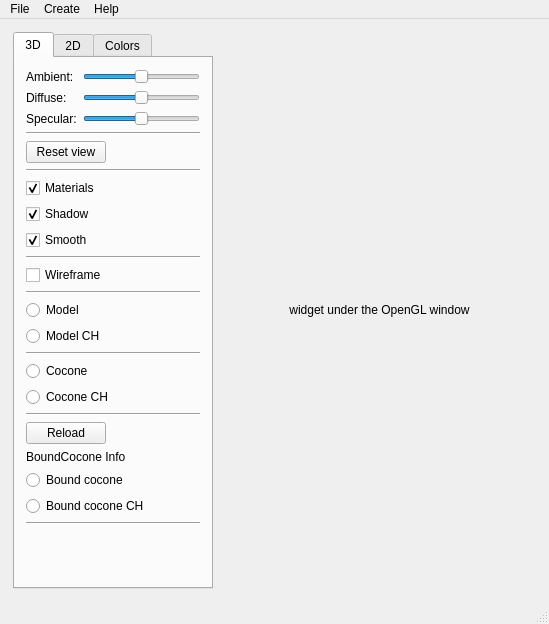
<?xml version="1.0" encoding="UTF-8"?>
<ui version="4.0">
 <class>MainWindow</class>
 <widget class="QMainWindow" name="MainWindow">
  <property name="windowModality">
   <enum>Qt::NonModal</enum>
  </property>
  <property name="geometry">
   <rect>
    <x>0</x>
    <y>0</y>
    <width>549</width>
    <height>624</height>
   </rect>
  </property>
  <property name="sizePolicy">
   <sizepolicy hsizetype="Fixed" vsizetype="Fixed">
    <horstretch>0</horstretch>
    <verstretch>0</verstretch>
   </sizepolicy>
  </property>
  <property name="minimumSize">
   <size>
    <width>0</width>
    <height>0</height>
   </size>
  </property>
  <widget class="QWidget" name="verticalLayoutWidget">
   <property name="sizePolicy">
    <sizepolicy hsizetype="Preferred" vsizetype="Preferred">
     <horstretch>0</horstretch>
     <verstretch>0</verstretch>
    </sizepolicy>
   </property>
   <property name="layoutDirection">
    <enum>Qt::LeftToRight</enum>
   </property>
   <layout class="QHBoxLayout" name="horizontalLayout_4">
    <item>
     <layout class="QVBoxLayout" name="verticalLayout">
      <property name="spacing">
       <number>0</number>
      </property>
      <property name="leftMargin">
       <number>2</number>
      </property>
      <property name="topMargin">
       <number>2</number>
      </property>
      <property name="rightMargin">
       <number>2</number>
      </property>
      <property name="bottomMargin">
       <number>2</number>
      </property>
      <item>
       <widget class="QWidget" name="widget" native="true">
        <property name="sizePolicy">
         <sizepolicy hsizetype="Expanding" vsizetype="Expanding">
          <horstretch>0</horstretch>
          <verstretch>0</verstretch>
         </sizepolicy>
        </property>
        <property name="minimumSize">
         <size>
          <width>200</width>
          <height>0</height>
         </size>
        </property>
        <property name="maximumSize">
         <size>
          <width>200</width>
          <height>16777215</height>
         </size>
        </property>
        <layout class="QHBoxLayout" name="horizontalLayout_3">
         <property name="spacing">
          <number>0</number>
         </property>
         <property name="leftMargin">
          <number>0</number>
         </property>
         <property name="topMargin">
          <number>0</number>
         </property>
         <property name="rightMargin">
          <number>0</number>
         </property>
         <property name="bottomMargin">
          <number>0</number>
         </property>
         <item>
          <widget class="QTabWidget" name="tabWidget">
           <property name="currentIndex">
            <number>0</number>
           </property>
           <widget class="QWidget" name="tab3D">
            <attribute name="title">
             <string>3D</string>
            </attribute>
            <layout class="QVBoxLayout" name="verticalLayout_3">
             <item>
              <layout class="QVBoxLayout" name="verticalLayout_2">
               <property name="spacing">
                <number>6</number>
               </property>
               <property name="sizeConstraint">
                <enum>QLayout::SetMaximumSize</enum>
               </property>
               <item>
                <layout class="QFormLayout" name="formLayout">
                 <property name="sizeConstraint">
                  <enum>QLayout::SetNoConstraint</enum>
                 </property>
                 <item row="1" column="0">
                  <widget class="QLabel" name="label_Ambient">
                   <property name="text">
                    <string>Ambient:</string>
                   </property>
                  </widget>
                 </item>
                 <item row="1" column="1">
                  <widget class="QSlider" name="Slider_Ambient">
                   <property name="maximum">
                    <number>2000</number>
                   </property>
                   <property name="value">
                    <number>1000</number>
                   </property>
                   <property name="orientation">
                    <enum>Qt::Horizontal</enum>
                   </property>
                  </widget>
                 </item>
                 <item row="2" column="0">
                  <widget class="QLabel" name="Label_Diffuse">
                   <property name="text">
                    <string>Diffuse:</string>
                   </property>
                  </widget>
                 </item>
                 <item row="2" column="1">
                  <widget class="QSlider" name="Slider_Diffuse">
                   <property name="maximum">
                    <number>2000</number>
                   </property>
                   <property name="value">
                    <number>1000</number>
                   </property>
                   <property name="orientation">
                    <enum>Qt::Horizontal</enum>
                   </property>
                  </widget>
                 </item>
                 <item row="3" column="0">
                  <widget class="QLabel" name="label_Specular">
                   <property name="text">
                    <string>Specular:</string>
                   </property>
                  </widget>
                 </item>
                 <item row="3" column="1">
                  <widget class="QSlider" name="Slider_Specular">
                   <property name="maximum">
                    <number>2000</number>
                   </property>
                   <property name="value">
                    <number>1000</number>
                   </property>
                   <property name="orientation">
                    <enum>Qt::Horizontal</enum>
                   </property>
                  </widget>
                 </item>
                </layout>
               </item>
               <item>
                <widget class="Line" name="line_2">
                 <property name="maximumSize">
                  <size>
                   <width>16777215</width>
                   <height>16777215</height>
                  </size>
                 </property>
                 <property name="orientation">
                  <enum>Qt::Horizontal</enum>
                 </property>
                </widget>
               </item>
               <item>
                <layout class="QHBoxLayout" name="horizontalLayout">
                 <item>
                  <widget class="QPushButton" name="Button_ResetView">
                   <property name="maximumSize">
                    <size>
                     <width>16777215</width>
                     <height>16777215</height>
                    </size>
                   </property>
                   <property name="text">
                    <string>Reset view</string>
                   </property>
                  </widget>
                 </item>
                 <item>
                  <spacer name="horizontalSpacer">
                   <property name="orientation">
                    <enum>Qt::Horizontal</enum>
                   </property>
                   <property name="sizeType">
                    <enum>QSizePolicy::Expanding</enum>
                   </property>
                   <property name="sizeHint" stdset="0">
                    <size>
                     <width>1</width>
                     <height>20</height>
                    </size>
                   </property>
                  </spacer>
                 </item>
                </layout>
               </item>
               <item>
                <widget class="Line" name="line_3">
                 <property name="orientation">
                  <enum>Qt::Horizontal</enum>
                 </property>
                </widget>
               </item>
               <item>
                <widget class="QCheckBox" name="checkBox_Materials">
                 <property name="text">
                  <string>Materials</string>
                 </property>
                 <property name="checked">
                  <bool>true</bool>
                 </property>
                </widget>
               </item>
               <item>
                <widget class="QCheckBox" name="checkBox_Shadow">
                 <property name="text">
                  <string>Shadow</string>
                 </property>
                 <property name="checked">
                  <bool>true</bool>
                 </property>
                </widget>
               </item>
               <item>
                <widget class="QCheckBox" name="checkBox_Smooth">
                 <property name="text">
                  <string>Smooth</string>
                 </property>
                 <property name="checked">
                  <bool>true</bool>
                 </property>
                </widget>
               </item>
               <item>
                <widget class="Line" name="line_6">
                 <property name="orientation">
                  <enum>Qt::Horizontal</enum>
                 </property>
                </widget>
               </item>
               <item>
                <widget class="QCheckBox" name="checkBox_Wireframe">
                 <property name="text">
                  <string>Wireframe</string>
                 </property>
                 <property name="checked">
                  <bool>false</bool>
                 </property>
                </widget>
               </item>
               <item>
                <widget class="Line" name="line_7">
                 <property name="orientation">
                  <enum>Qt::Horizontal</enum>
                 </property>
                </widget>
               </item>
               <item>
                <widget class="QRadioButton" name="radioButton_Model">
                 <property name="text">
                  <string>Model</string>
                 </property>
                </widget>
               </item>
               <item>
                <widget class="QRadioButton" name="radioButton_ModelConvexHull">
                 <property name="text">
                  <string>Model CH</string>
                 </property>
                </widget>
               </item>
               <item>
                <widget class="Line" name="line_10">
                 <property name="orientation">
                  <enum>Qt::Horizontal</enum>
                 </property>
                </widget>
               </item>
               <item>
                <widget class="QRadioButton" name="radioButton_Cocone">
                 <property name="text">
                  <string>Cocone</string>
                 </property>
                </widget>
               </item>
               <item>
                <widget class="QRadioButton" name="radioButton_CoconeConvexHull">
                 <property name="text">
                  <string>Cocone CH</string>
                 </property>
                </widget>
               </item>
               <item>
                <widget class="Line" name="line_11">
                 <property name="orientation">
                  <enum>Qt::Horizontal</enum>
                 </property>
                </widget>
               </item>
               <item>
                <layout class="QHBoxLayout" name="horizontalLayout_7">
                 <property name="topMargin">
                  <number>0</number>
                 </property>
                 <item>
                  <widget class="QPushButton" name="Button_LoadBoundCocone">
                   <property name="text">
                    <string>Reload</string>
                   </property>
                  </widget>
                 </item>
                 <item>
                  <spacer name="horizontalSpacer_5">
                   <property name="orientation">
                    <enum>Qt::Horizontal</enum>
                   </property>
                   <property name="sizeHint" stdset="0">
                    <size>
                     <width>40</width>
                     <height>20</height>
                    </size>
                   </property>
                  </spacer>
                 </item>
                </layout>
               </item>
               <item>
                <widget class="QLabel" name="BoundCocone_label">
                 <property name="text">
                  <string>BoundCocone Info</string>
                 </property>
                </widget>
               </item>
               <item>
                <widget class="QRadioButton" name="radioButton_BoundCocone">
                 <property name="text">
                  <string>Bound cocone</string>
                 </property>
                </widget>
               </item>
               <item>
                <widget class="QRadioButton" name="radioButton_BoundCoconeConvexHull">
                 <property name="text">
                  <string>Bound cocone CH</string>
                 </property>
                </widget>
               </item>
               <item>
                <layout class="QHBoxLayout" name="horizontalLayout_6"/>
               </item>
               <item>
                <widget class="Line" name="line">
                 <property name="orientation">
                  <enum>Qt::Horizontal</enum>
                 </property>
                </widget>
               </item>
               <item>
                <spacer name="verticalSpacer">
                 <property name="orientation">
                  <enum>Qt::Vertical</enum>
                 </property>
                 <property name="sizeType">
                  <enum>QSizePolicy::Expanding</enum>
                 </property>
                 <property name="sizeHint" stdset="0">
                  <size>
                   <width>13</width>
                   <height>13</height>
                  </size>
                 </property>
                </spacer>
               </item>
              </layout>
             </item>
            </layout>
           </widget>
           <widget class="QWidget" name="tab2D">
            <attribute name="title">
             <string>2D</string>
            </attribute>
            <layout class="QVBoxLayout" name="verticalLayout_5">
             <item>
              <widget class="QCheckBox" name="checkBox_ShowEffect">
               <property name="text">
                <string>Pencil</string>
               </property>
              </widget>
             </item>
             <item>
              <widget class="Line" name="line_5">
               <property name="orientation">
                <enum>Qt::Horizontal</enum>
               </property>
              </widget>
             </item>
             <item>
              <widget class="QCheckBox" name="checkBox_show_dft">
               <property name="text">
                <string>DFT</string>
               </property>
              </widget>
             </item>
             <item>
              <layout class="QFormLayout" name="formLayout_2">
               <item row="0" column="0">
                <widget class="QLabel" name="Label_DFT_Brightness">
                 <property name="text">
                  <string>Brightness:</string>
                 </property>
                </widget>
               </item>
               <item row="0" column="1">
                <widget class="QSlider" name="Slider_DFT_Brightness">
                 <property name="maximum">
                  <number>1000</number>
                 </property>
                 <property name="sliderPosition">
                  <number>500</number>
                 </property>
                 <property name="orientation">
                  <enum>Qt::Horizontal</enum>
                 </property>
                </widget>
               </item>
              </layout>
             </item>
             <item>
              <widget class="Line" name="line_4">
               <property name="orientation">
                <enum>Qt::Horizontal</enum>
               </property>
              </widget>
             </item>
             <item>
              <widget class="QCheckBox" name="checkBox_convex_hull_2d">
               <property name="text">
                <string>Convex hull</string>
               </property>
               <property name="checked">
                <bool>false</bool>
               </property>
              </widget>
             </item>
             <item>
              <widget class="Line" name="line_13">
               <property name="orientation">
                <enum>Qt::Horizontal</enum>
               </property>
              </widget>
             </item>
             <item>
              <widget class="QCheckBox" name="checkBox_OpticalFlow">
               <property name="text">
                <string>Optical flow</string>
               </property>
              </widget>
             </item>
             <item>
              <widget class="Line" name="line_9">
               <property name="orientation">
                <enum>Qt::Horizontal</enum>
               </property>
              </widget>
             </item>
             <item>
              <spacer name="verticalSpacer_3">
               <property name="orientation">
                <enum>Qt::Vertical</enum>
               </property>
               <property name="sizeHint" stdset="0">
                <size>
                 <width>20</width>
                 <height>350</height>
                </size>
               </property>
              </spacer>
             </item>
            </layout>
           </widget>
           <widget class="QWidget" name="tabColors">
            <attribute name="title">
             <string>Colors</string>
            </attribute>
            <layout class="QVBoxLayout" name="verticalLayout_4">
             <item>
              <layout class="QHBoxLayout" name="horizontalLayout_2">
               <item>
                <layout class="QGridLayout" name="gridLayout">
                 <item row="4" column="1">
                  <widget class="QWidget" name="widget_default_color" native="true">
                   <property name="minimumSize">
                    <size>
                     <width>20</width>
                     <height>10</height>
                    </size>
                   </property>
                   <property name="palette">
                    <palette>
                     <active>
                      <colorrole role="Base">
                       <brush brushstyle="SolidPattern">
                        <color alpha="255">
                         <red>255</red>
                         <green>255</green>
                         <blue>255</blue>
                        </color>
                       </brush>
                      </colorrole>
                      <colorrole role="Window">
                       <brush brushstyle="SolidPattern">
                        <color alpha="255">
                         <red>150</red>
                         <green>170</green>
                         <blue>150</blue>
                        </color>
                       </brush>
                      </colorrole>
                     </active>
                     <inactive>
                      <colorrole role="Base">
                       <brush brushstyle="SolidPattern">
                        <color alpha="255">
                         <red>255</red>
                         <green>255</green>
                         <blue>255</blue>
                        </color>
                       </brush>
                      </colorrole>
                      <colorrole role="Window">
                       <brush brushstyle="SolidPattern">
                        <color alpha="255">
                         <red>150</red>
                         <green>170</green>
                         <blue>150</blue>
                        </color>
                       </brush>
                      </colorrole>
                     </inactive>
                     <disabled>
                      <colorrole role="Base">
                       <brush brushstyle="SolidPattern">
                        <color alpha="255">
                         <red>150</red>
                         <green>170</green>
                         <blue>150</blue>
                        </color>
                       </brush>
                      </colorrole>
                      <colorrole role="Window">
                       <brush brushstyle="SolidPattern">
                        <color alpha="255">
                         <red>150</red>
                         <green>170</green>
                         <blue>150</blue>
                        </color>
                       </brush>
                      </colorrole>
                     </disabled>
                    </palette>
                   </property>
                   <property name="autoFillBackground">
                    <bool>true</bool>
                   </property>
                  </widget>
                 </item>
                 <item row="4" column="2">
                  <widget class="QToolButton" name="ButtonDefaultColor">
                   <property name="text">
                    <string>...</string>
                   </property>
                  </widget>
                 </item>
                 <item row="2" column="1">
                  <widget class="QWidget" name="widget_clear_color" native="true">
                   <property name="minimumSize">
                    <size>
                     <width>20</width>
                     <height>10</height>
                    </size>
                   </property>
                   <property name="palette">
                    <palette>
                     <active>
                      <colorrole role="Base">
                       <brush brushstyle="SolidPattern">
                        <color alpha="255">
                         <red>255</red>
                         <green>255</green>
                         <blue>255</blue>
                        </color>
                       </brush>
                      </colorrole>
                      <colorrole role="Window">
                       <brush brushstyle="SolidPattern">
                        <color alpha="255">
                         <red>20</red>
                         <green>50</green>
                         <blue>80</blue>
                        </color>
                       </brush>
                      </colorrole>
                     </active>
                     <inactive>
                      <colorrole role="Base">
                       <brush brushstyle="SolidPattern">
                        <color alpha="255">
                         <red>255</red>
                         <green>255</green>
                         <blue>255</blue>
                        </color>
                       </brush>
                      </colorrole>
                      <colorrole role="Window">
                       <brush brushstyle="SolidPattern">
                        <color alpha="255">
                         <red>20</red>
                         <green>50</green>
                         <blue>80</blue>
                        </color>
                       </brush>
                      </colorrole>
                     </inactive>
                     <disabled>
                      <colorrole role="Base">
                       <brush brushstyle="SolidPattern">
                        <color alpha="255">
                         <red>20</red>
                         <green>50</green>
                         <blue>80</blue>
                        </color>
                       </brush>
                      </colorrole>
                      <colorrole role="Window">
                       <brush brushstyle="SolidPattern">
                        <color alpha="255">
                         <red>20</red>
                         <green>50</green>
                         <blue>80</blue>
                        </color>
                       </brush>
                      </colorrole>
                     </disabled>
                    </palette>
                   </property>
                   <property name="autoFillBackground">
                    <bool>true</bool>
                   </property>
                  </widget>
                 </item>
                 <item row="2" column="2">
                  <widget class="QToolButton" name="ButtonBackgroundColor">
                   <property name="text">
                    <string>...</string>
                   </property>
                  </widget>
                 </item>
                 <item row="2" column="0">
                  <widget class="QLabel" name="label_3">
                   <property name="text">
                    <string>Background:</string>
                   </property>
                  </widget>
                 </item>
                 <item row="4" column="0">
                  <widget class="QLabel" name="label_2">
                   <property name="text">
                    <string>Default:</string>
                   </property>
                  </widget>
                 </item>
                 <item row="3" column="0">
                  <widget class="QLabel" name="label_wireframe_color">
                   <property name="text">
                    <string>Wireframe:</string>
                   </property>
                  </widget>
                 </item>
                 <item row="3" column="1">
                  <widget class="QWidget" name="widget_wireframe_color" native="true">
                   <property name="minimumSize">
                    <size>
                     <width>20</width>
                     <height>10</height>
                    </size>
                   </property>
                   <property name="palette">
                    <palette>
                     <active>
                      <colorrole role="Base">
                       <brush brushstyle="SolidPattern">
                        <color alpha="255">
                         <red>255</red>
                         <green>255</green>
                         <blue>255</blue>
                        </color>
                       </brush>
                      </colorrole>
                      <colorrole role="Window">
                       <brush brushstyle="SolidPattern">
                        <color alpha="255">
                         <red>255</red>
                         <green>255</green>
                         <blue>255</blue>
                        </color>
                       </brush>
                      </colorrole>
                     </active>
                     <inactive>
                      <colorrole role="Base">
                       <brush brushstyle="SolidPattern">
                        <color alpha="255">
                         <red>255</red>
                         <green>255</green>
                         <blue>255</blue>
                        </color>
                       </brush>
                      </colorrole>
                      <colorrole role="Window">
                       <brush brushstyle="SolidPattern">
                        <color alpha="255">
                         <red>255</red>
                         <green>255</green>
                         <blue>255</blue>
                        </color>
                       </brush>
                      </colorrole>
                     </inactive>
                     <disabled>
                      <colorrole role="Base">
                       <brush brushstyle="SolidPattern">
                        <color alpha="255">
                         <red>255</red>
                         <green>255</green>
                         <blue>255</blue>
                        </color>
                       </brush>
                      </colorrole>
                      <colorrole role="Window">
                       <brush brushstyle="SolidPattern">
                        <color alpha="255">
                         <red>255</red>
                         <green>255</green>
                         <blue>255</blue>
                        </color>
                       </brush>
                      </colorrole>
                     </disabled>
                    </palette>
                   </property>
                   <property name="autoFillBackground">
                    <bool>true</bool>
                   </property>
                  </widget>
                 </item>
                 <item row="3" column="2">
                  <widget class="QToolButton" name="ButtonWireframeColor">
                   <property name="enabled">
                    <bool>true</bool>
                   </property>
                   <property name="text">
                    <string>...</string>
                   </property>
                  </widget>
                 </item>
                </layout>
               </item>
               <item>
                <spacer name="horizontalSpacer_3">
                 <property name="orientation">
                  <enum>Qt::Horizontal</enum>
                 </property>
                 <property name="sizeHint" stdset="0">
                  <size>
                   <width>40</width>
                   <height>20</height>
                  </size>
                 </property>
                </spacer>
               </item>
              </layout>
             </item>
             <item>
              <widget class="Line" name="line_8">
               <property name="orientation">
                <enum>Qt::Horizontal</enum>
               </property>
              </widget>
             </item>
             <item>
              <layout class="QFormLayout" name="formLayout_3">
               <item row="0" column="0">
                <widget class="QLabel" name="label_default_ns">
                 <property name="text">
                  <string>Default Ns:</string>
                 </property>
                </widget>
               </item>
               <item row="0" column="1">
                <widget class="QSlider" name="Slider_Default_Ns">
                 <property name="minimum">
                  <number>1</number>
                 </property>
                 <property name="maximum">
                  <number>100</number>
                 </property>
                 <property name="value">
                  <number>50</number>
                 </property>
                 <property name="orientation">
                  <enum>Qt::Horizontal</enum>
                 </property>
                </widget>
               </item>
              </layout>
             </item>
             <item>
              <widget class="Line" name="line_12">
               <property name="orientation">
                <enum>Qt::Horizontal</enum>
               </property>
              </widget>
             </item>
             <item>
              <spacer name="verticalSpacer_2">
               <property name="orientation">
                <enum>Qt::Vertical</enum>
               </property>
               <property name="sizeHint" stdset="0">
                <size>
                 <width>20</width>
                 <height>40</height>
                </size>
               </property>
              </spacer>
             </item>
            </layout>
           </widget>
          </widget>
         </item>
        </layout>
       </widget>
      </item>
     </layout>
    </item>
    <item>
     <layout class="QVBoxLayout" name="verticalLayout_6">
      <property name="spacing">
       <number>0</number>
      </property>
      <item>
       <widget class="WheelLabel" name="widget_under_window">
        <property name="minimumSize">
         <size>
          <width>300</width>
          <height>300</height>
         </size>
        </property>
        <property name="text">
         <string>widget under the OpenGL window</string>
        </property>
        <property name="textFormat">
         <enum>Qt::PlainText</enum>
        </property>
        <property name="alignment">
         <set>Qt::AlignCenter</set>
        </property>
       </widget>
      </item>
      <item>
       <spacer name="horizontalSpacer_2">
        <property name="orientation">
         <enum>Qt::Horizontal</enum>
        </property>
        <property name="sizeHint" stdset="0">
         <size>
          <width>1</width>
          <height>1</height>
         </size>
        </property>
       </spacer>
      </item>
     </layout>
    </item>
   </layout>
  </widget>
  <widget class="QMenuBar" name="menuBar">
   <property name="geometry">
    <rect>
     <x>0</x>
     <y>0</y>
     <width>549</width>
     <height>19</height>
    </rect>
   </property>
   <property name="sizePolicy">
    <sizepolicy hsizetype="Expanding" vsizetype="Expanding">
     <horstretch>0</horstretch>
     <verstretch>0</verstretch>
    </sizepolicy>
   </property>
   <widget class="QMenu" name="menuFile">
    <property name="title">
     <string>File</string>
    </property>
    <addaction name="actionLoad"/>
    <addaction name="actionExport"/>
    <addaction name="separator"/>
    <addaction name="actionExit"/>
   </widget>
   <widget class="QMenu" name="menuHelp">
    <property name="title">
     <string>Help</string>
    </property>
    <addaction name="actionKeyboard_and_Mouse"/>
    <addaction name="separator"/>
    <addaction name="actionAbout"/>
   </widget>
   <widget class="QMenu" name="menuCreate">
    <property name="title">
     <string>Create</string>
    </property>
   </widget>
   <addaction name="menuFile"/>
   <addaction name="menuCreate"/>
   <addaction name="menuHelp"/>
  </widget>
  <widget class="QStatusBar" name="statusBar"/>
  <action name="actionLoad">
   <property name="text">
    <string>Open...</string>
   </property>
  </action>
  <action name="actionExit">
   <property name="text">
    <string>Exit</string>
   </property>
  </action>
  <action name="actionAbout">
   <property name="text">
    <string>About</string>
   </property>
  </action>
  <action name="actionFullScreen">
   <property name="text">
    <string>FullScreen</string>
   </property>
   <property name="shortcut">
    <string>F11</string>
   </property>
  </action>
  <action name="actionKeyboard_and_Mouse">
   <property name="text">
    <string>Keyboard and Mouse</string>
   </property>
  </action>
  <action name="actionExport">
   <property name="text">
    <string>Export...</string>
   </property>
  </action>
 </widget>
 <layoutdefault spacing="6" margin="11"/>
 <customwidgets>
  <customwidget>
   <class>WheelLabel</class>
   <extends>QLabel</extends>
   <header>qt/wheel_label.h</header>
  </customwidget>
 </customwidgets>
 <resources/>
 <connections/>
</ui>
